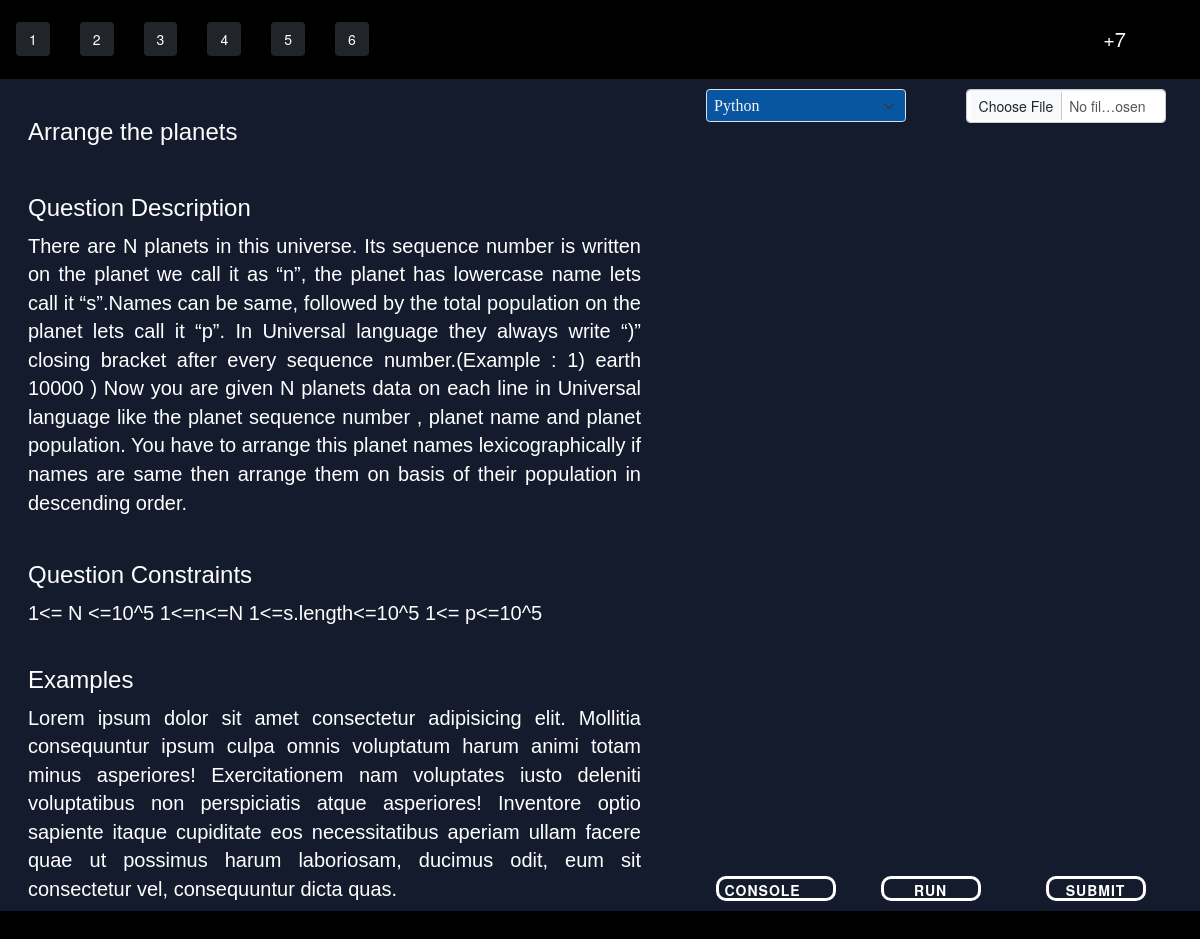
The page /question/4 (signed in) on the database its author committed.
### app1/models.py (models this page shows)
class Question(models.Model):
    q_id = models.IntegerField(primary_key=True)
    q_title = models.CharField(max_length=40)
    q_descrp =models.TextField()
    q_ip_formate = models.TextField(null=True,blank=True)
    q_op_formate = models.TextField(null=True,blank=True)
    q_const = models.TextField(null=True,blank=True)
    q_sip = models.TextField(null=True,blank=True)
    q_sop = models.TextField(null=True,blank=True)
    q_diff_level = models.CharField( max_length=50)
    q_point = models.IntegerField(default=0)
    q_aqrcy = models.IntegerField(default=0)
    q_subns = models.IntegerField(default=0)
    q_time_limit = models.IntegerField(null=True,default=1)
    q_memory_limit = models.IntegerField(null=True,default=50000)
    def __str__(self):
        return f"{self.q_id}"

### app1/views.py (the view)
# urls.py: path('question/', views.questions, name='questions'),
@login_required(login_url='login')
def question(request,id):
    context={}
    question = Question.objects.get(q_id=id)
    print("question",question)
    user = User.objects.get(username=request.user)
    player = Player.objects.get(user=user)
    team = Team.objects.get(user__username=request.user)
    print("this is user : ",user,"with team id : ",team)
    context["question"]=question
    context["player"]=player
    context["team"]=team
    context["isSolved"]=False
    context["end_time"]= Contest_time.objects.get(id=1)
    try:
        submission = Submission.objects.filter(team=team,q_id=question,q_status="AC").last()
        print("last accepted submission ",submission)
        context["isSolved"]=True
        context["user_code"]=json.dumps(submission.s_code)
    except:
        try:
            submission = Submission.objects.filter(player=user,q_id=question).last()
            context["isSolved"]=True
            context["user_code"]=json.dumps(submission.s_code)
        except:
            context["isSolved"]=False
            context["user_code"]=json.dumps("#Write your code here..")
    try:
        if submission.s_language == "cpp":
            context["code_lang_cpp"]="cpp"
        if submission.s_language == "c":
            context["code_lang_c"]="c"
    except:
        pass
    print("user code  : ",context["user_code"])
    return render(request,"app1/codingPage.html",context)

### app1/models.py (called while the page is built)
    def __str__(self) -> str:
        return f"{self.id}"

### RC/templates/app1/codingPage.html (shortened to what this page needs)
<!DOCTYPE html>
{% load static %}
<html lang="en">
<head>
    <link rel="stylesheet" href="{% static 'app1/css/codingPage.css' %}">
    <link href="https://cdn.jsdelivr.net/npm/bootstrap@5.3.0-alpha1/dist/css/bootstrap.min.css" rel="stylesheet">
    <link href="https://cdnjs.cloudflare.com/ajax/libs/prism/1.24.1/themes/prism.min.css" rel="stylesheet" />
    <link rel="stylesheet" href="https://maxcdn.bootstrapcdn.com/bootstrap/3.4.1/css/bootstrap.min.css">
</head>
<body class="mainBody">
<section class="head-strip">
   <div class="questions ">
     <div class="queno"><button type="button  "class=" btn  btn-dark" id="qbtn" onclick="location.href='/question/1'">1</button></div>
     <div class="queno"><button type="button " class=" btn btn-dark   " id="qbtn" onclick="location.href='/question/2'">2</button></div>
     <div class="queno"><button type="button " class=" btn btn-dark   " id="qbtn" onclick="location.href='/question/3'">3</button></div>
     <div class="queno"><button type="button " class=" btn btn-dark   " id="qbtn" onclick="location.href='/question/4'">4</button></div>
     <div class="queno"><button type="button " class=" btn btn-dark   " id="qbtn" onclick="location.href='/question/5'">5</button></div>
     <div class="queno"><button type="button " class=" btn btn-dark   " id="qbtn" onclick="location.href='/question/6'">6</button></div>
   </div>
   <div class="score-time">
    <div class="btn-group mx-auto" role="group" aria-label="Basic outlined example">
        <div type="button" class="btn btn-outline-dark "id="score">+7</div>
      </div>
   </div>
</section>
<section class="coding ">
  <div class="questionpart">
    <div class="que-name">
      <h3> {{question.q_title}} </h3>
  </div>
   <div class="quepart que-description" style="height: auto;">
    <h3>Question Description</h3>
    {{question.q_descrp}}
   </div>
   <div class="quepart que-constrains">
    <h3>Question Constraints</h3>
    {{question.q_const}}
   </div>
   <div class=" quepart que-examples">
    <h3>Examples</h3>
    Lorem ipsum dolor sit amet consectetur adipisicing elit. Mollitia consequuntur ipsum culpa omnis voluptatum harum animi totam minus asperiores! Exercitationem nam voluptates iusto deleniti voluptatibus non perspiciatis atque asperiores! Inventore optio sapiente itaque cupiditate eos necessitatibus aperiam ullam facere quae ut possimus harum laboriosam, ducimus odit, eum sit consectetur vel, consequuntur dicta quas.
   </div>
 </div>
   <form action="" method="POST" id="code_form">
       <div class="codingpart">
    <div class="drop-buttons">
        <div class="lang">
            <select class="form-select langbtn btn-outline-dark " id="langbtn" aria-label="Default select example" style="background-color: rgba(3, 111, 212, 0.696);">
                <option value="python" selected>Python</option>
              </select>
        </div>
        <div class="choosefile" >
         <input type="file"  class="form-control choosef btn-outline-dark"  id="customFile" accept=".c, .cpp, .py" />
        </div>
    </div>
    <div class="code-section">
      <div   class="codehere" id="editor1">
      </div>
    </div>
    <div class="submit-strip">
      <div class="console">
        <button type="button" class="console-btn d-flex flex-wrap " data-toggle="collapse" id="console-btn"data-target="#test-cases" >
          Console
        </button>
    </div>
      <div class="submit-btn">
        <button type="submit" class="run-btn   btn-outline-dark" id="run_code">Run</button>
      </div>
      <div class="submit-btn">
        <button type="submit" class="run-btn  btn-outline-dark" id="submit_code">Submit</button>
      </div>
    </div>
   </div>
  </form>
</section>
</body>
</html>

### app1/static/app1/css/codingPage.css (style rules this page uses)
body { font-family: "Helvetica Neue",Helvetica,Arial,sans-serif; font-size: 14px; line-height: 1.42857143; color: #333; padding-bottom: 10vh; background-color: #fff; }
.mainBody { background-color: black; }
.head-strip { display: grid; grid-template-columns: 50% 50%; height: 7vh; border: 1px solid black; }
.queno { display: inline ; margin: 0px 15px; }
.questions { display: flex; align-items: center; width: 54vw; }
.score-time { margin: auto 5vw auto auto; }
.drop-buttons { display: grid; grid-template-columns: 50% 50%; padding: 0px 20px; }
.choosefile .choosef { width: 200px; margin-left: auto; }
#langbtn { width: 200px; font-family: 'Quicksand,sans-serif'; font-size: 16px; color: whitesmoke; }
.coding { height: 74vh; margin: 5px; display: grid; grid-template-columns: 55% 45%; margin: auto; justify-content: center; padding: 10px; background: #131b2d; }
.questionpart { margin:0px auto; padding: 0px 8px; display: grid; grid-template-rows: auto; overflow-x: hidden; overflow-y: scroll; }
.codingpart { height: 100%; margin:0px auto; width: 90%; display: grid; grid-template-rows: 7% 88% 7%; }
.code-section { margin-top: 3%; display: grid; padding-bottom: 10px; }
.codehere { border-radius: 20px; display: flex; flex-direction: column; overflow-y: auto; }
#editor1 { margin-bottom: 20px; height: 100%; width: 100%; }
.console-btn { width: 120px; margin-left: 10px; border-radius: 10px; height: 25px; }
.submit-strip { display: grid; grid-template-columns:33% 33% 33% ; }
.submit-btn { padding: 0; height: 25px; }
.run-btn { border-radius: 10px; height: 25px; }
.submit-btn button { width: 100px; }
#score,#time { color: white; font-size: 20px; }
.console-btn,.run-btn { border: none; font-family: inherit; font-size: inherit; color: inherit; background: none; cursor: pointer; display: inline-block; margin: 15px 30px; text-transform: uppercase; letter-spacing: 1px; font-weight: 700; outline: none; position: relative; -webkit-transition: all 0.4s; -moz-transition: all 0.4s; transition: all 0.4s; }
.console-btn,.run-btn { border: 3px solid rgb(255, 255, 255); color: rgb(255, 255, 255); }
.console-btn::after,.run-btn::after { content: ''; position: absolute; z-index: -1; -webkit-transition: all 0.4s; -moz-transition: all 0.4s; transition: all 0.4s; color: black; }
.console-btn:after { width: 0%; height: 100%; top: 0; left: 0; background: rgb(47, 255, 50); color: black; }
.run-btn:after { width: 0%; height: 100%; top: 0; left: 0; background: rgb(47, 255, 50); }
.que-name,.que-constrains { color: rgb(253, 253, 253); border-radius: 20px; padding:10px 10px 10px 10px; font-family:'Trebuchet MS', 'Lucida Sans Unicode', 'Lucida Grande', 'Lucida Sans', Arial, sans-serif; font-size: 20px; justify-content: left; text-align: justify; }
.que-description,.que-examples { color: rgb(255, 255, 255); border-radius: 20px; background-color:none; padding:10px 10px 10px 10px; margin-bottom: 5px; font-family:'Trebuchet MS', 'Lucida Sans Unicode', 'Lucida Grande', 'Lucida Sans', Arial, sans-serif; font-size: 20px; text-align:justify; }

### rows shown on the page
Question: q_title "Arrange the planets", q_descrp "There are N planets in this universe. Its sequence number is written on the planet we call it as “n”, the planet has lowercase name lets call it “s”.Names can be same, followed by the total population on the planet lets call it “p”. In Universal language they always write “)” closing bracket after every sequence number.(Example : 1) earth 10000 ) Now you are given N planets data on each line in Universal language like the planet sequence number , planet name and planet population. You have to arrange this planet names lexicographically if names are same then arrange them on basis of their population in descending order.", q_const "1<= N <=10^5 1<=n<=N 1<=s.length<=10^5 1<= p<=10^5"
